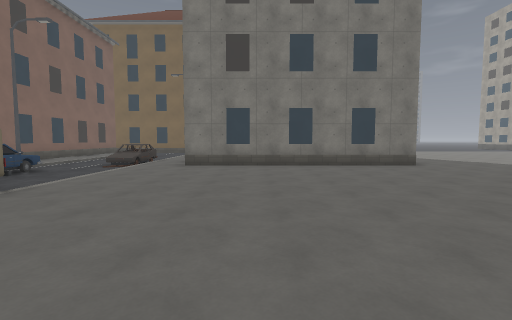
view 1 (above)

24 first-person views from a walk through a 3-D level made in the Godot game engine. The camera is 1.4 m above the floor, tilts 4° down and sees 85° across. The floor is counted in squares, 2 m on a side. Each view is taken from the middle of a square. On the plan, view 1 faces up. The plan holds only what a view shows up to about 9 squares ahead; the rest is blank. The place goes on beyond the plan. Surface patterns are stand-ins for the level's own textures.

view 2
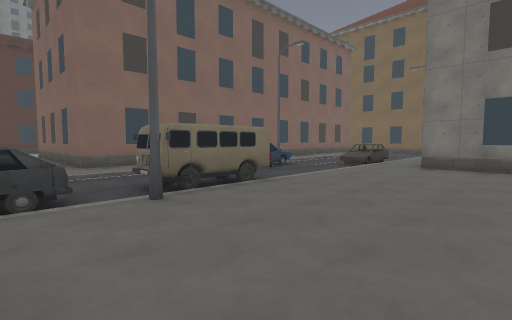

view 3
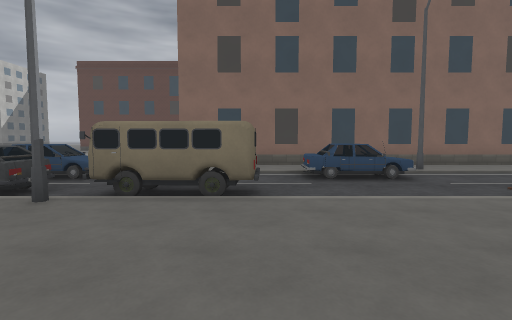

view 4
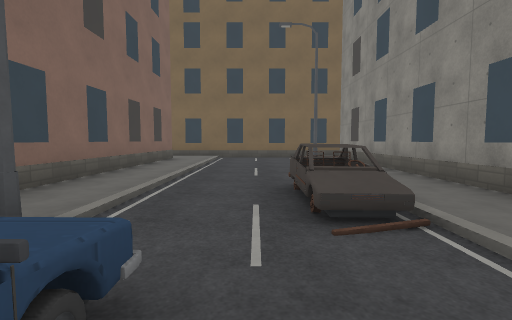

view 5
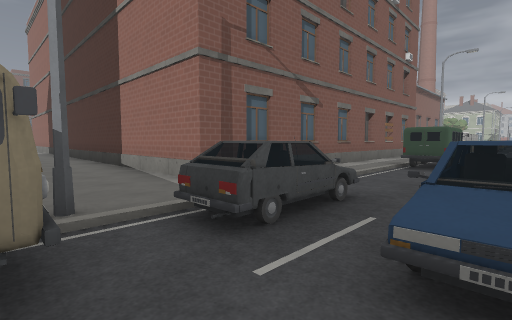

view 6
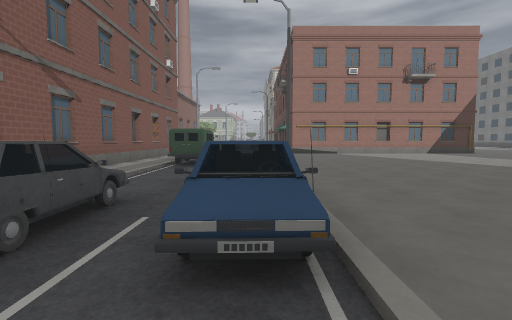

view 7
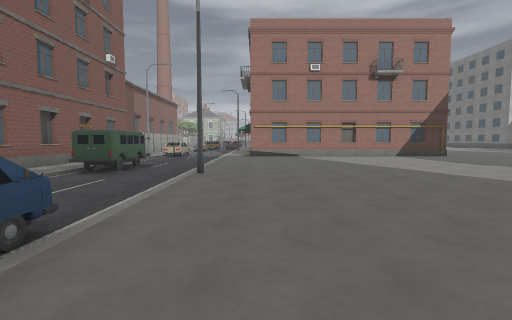

view 8
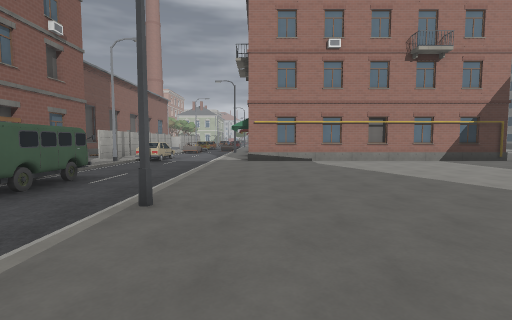

view 9
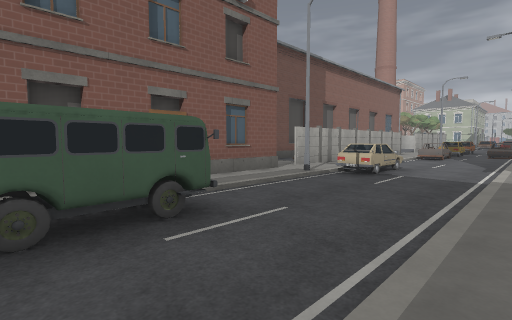

view 10
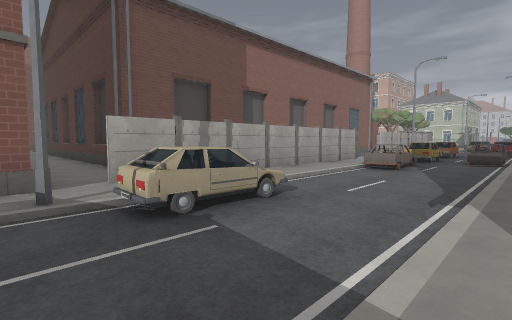

view 11
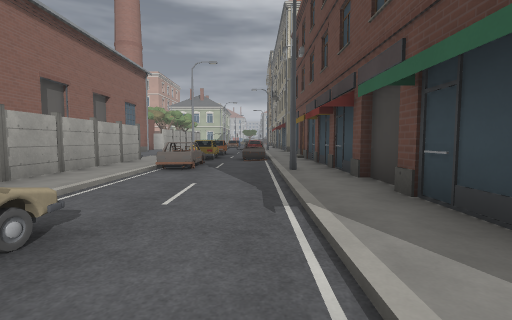

view 12
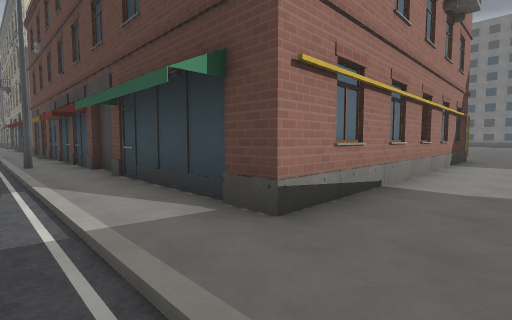

view 13
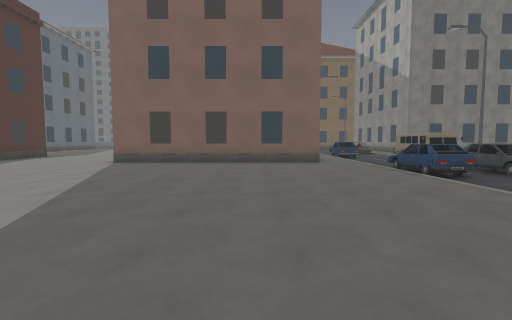

view 14
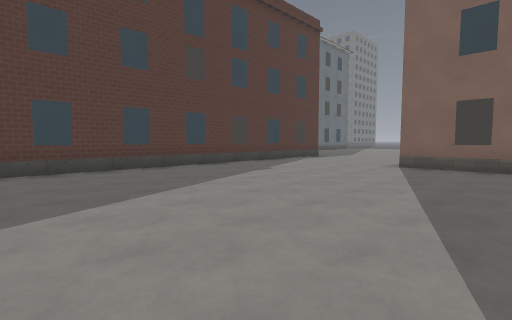

view 15
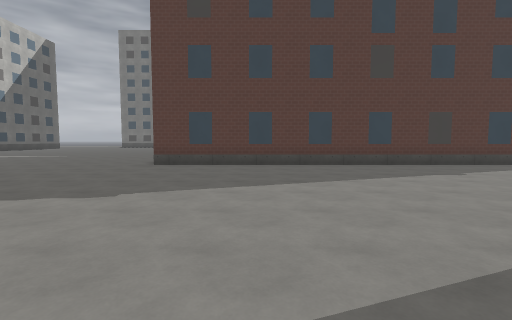

view 16
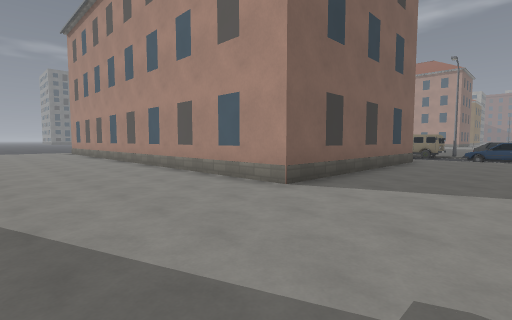

view 17
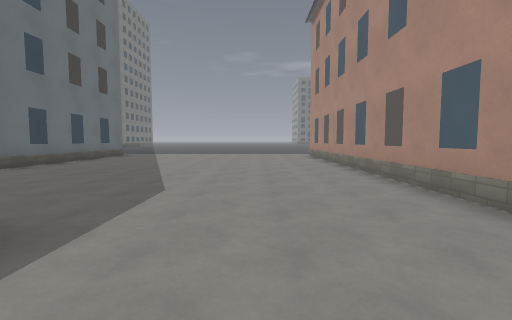

view 18
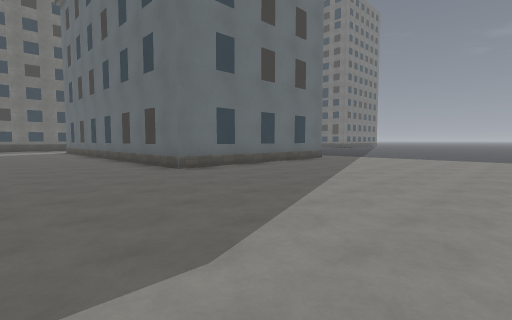

view 19
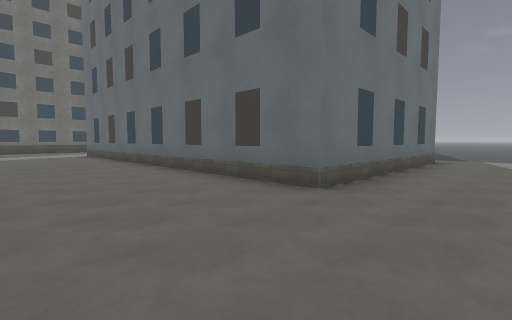

view 20
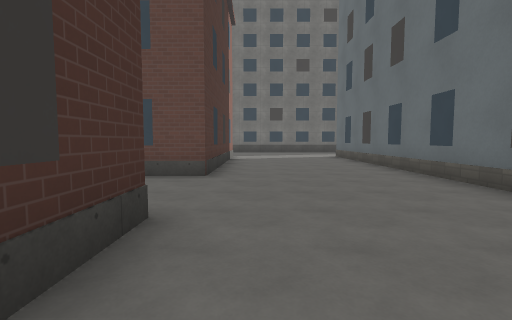

view 21
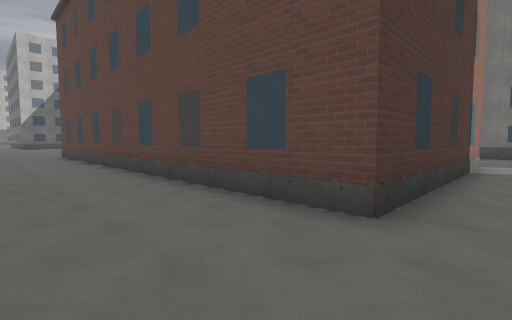

view 22
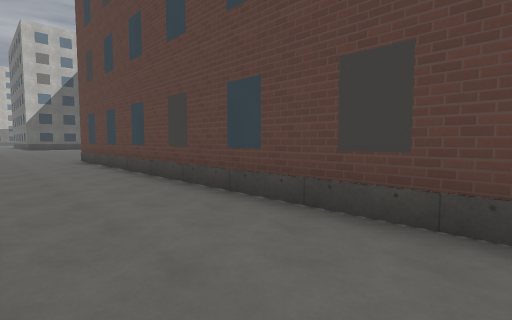

view 23
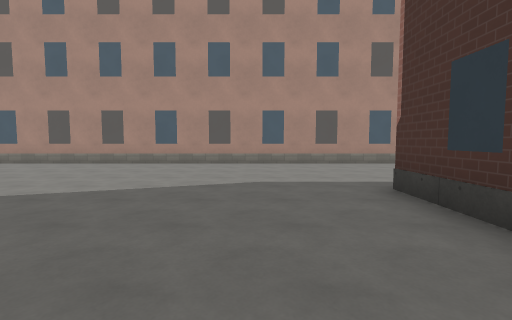

view 24
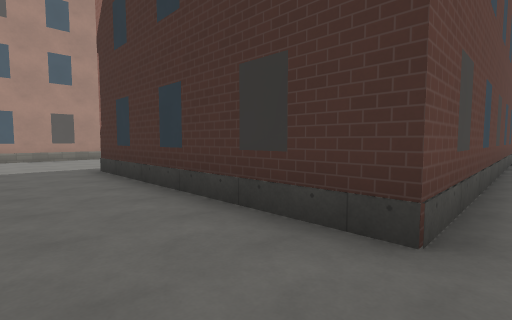

### Floor plan
Points are (right, up) in squares from view 1. A wall is a line through its corners. A room is listed if a view was taken in it or the views show most of it. See-through windows are left out.
Room 1 (views 1, 2, 3, 4, 5, 6, 7)
walls: (-3.6, 4.1) (-3.6, 2); (-3.6, 3.9) (-3.4, 2.8) (-3.6, 2); (-3.7, 8.8) (-3.8, 9.3); (-4.5, 8.5) (-4.5, 10.3); (-2, 9.1) (-2, 15.1); (-3.8, 2.3) (-3.6, 2); (-3.7, 9.9) (-4.5, 9.9); (-3.6, 1.8) (-4.6, 1.8); (-4.4, 1.7) (-4.8, 1.9); (-3.7, 0.6) (-3.7, 0.1); (-5.5, 0.4) (-5.5, -0.3); (-3.8, -0.5) (-3.8, 0.5) (-4.5, 0.5) (-4.5, -0.1); (-4.5, -0.5) (-4.5, 0.7); (-6.3, 0.2) (-6.2, -0.3); (3.5, 7.8) (-2, 7.8); (-5.5, -0.5) (-5.5, -1.1); (-2.3, -1.5) (-2.3, -0.5) (3.5, -0.5); (-8, 15) (-8, 1.8)
low walls: (-3.5, 3.7) (-3.8, 2.3); (-3.7, 3.5) (-3.7, 2); (-3.6, 8.9) (-4.5, 8.9); (-4.5, 3.3) (-3.7, 3.2) (-3.5, 2); (-3.7, 9.1) (-3.7, 8.5); (-3.7, 9.1) (-3.7, 10.1) (-4.5, 10.1); (-3.6, 2) (-4, 2); (-4.5, 0.1) (-4.5, 0.6); (-4.3, -0.5) (-3.8, -0.5); (-6.4, 0.1) (-5.8, 0.2); (-6.5, -0.1) (-5.9, -0.1)
ways out: opening at (-7.5, 1) to room 2; opening at (-3.5, -1) to room 2
objects: car (-6, 5) to (-6, 7)
Room 2 (views 8, 9, 10, 11, 12, 13, 14, 15, 16, 17, 18, 19, 20, 21, 22, 23, 24)
walls: (-16.5, -11.5) (-7.8, -11.5) (-7.8, -15.5); (-19, 2.4) (-19, -8); (-6.3, -1.1) (-6.2, -0.8); (-6.3, -1.1) (-6.2, -0.8); (-6.3, -1.1) (-5.5, -1) (-5.5, -0.3); (-6.3, -1.1) (-6.4, 0.5); (-8, 1.8) (-14.5, 1.8) (-14.5, 14.9); (-6.3, -0.3) (-6.3, -1.1) (-6.2, -0.8); (-5.6, -0.3) (-5.6, 0.2); (-4.6, -6.4) (-3.6, -6.4); (-4.6, -6.5) (-4.5, -5.6) (-3.5, -5.6); (-4.5, -1.4) (-4.5, -0.5); (-4.5, -1) (-4.5, -0.5); (-4.7, -7.9) (-4.6, -7.7) (-4.7, -7); (-4.7, -7.9) (-4.6, -7.7); (-4.5, -7.9) (-4.6, -5.6); (-25.5, -4.1) (-25.5, 5) (-19, 5); (-2.3, -7.8) (-2.3, -1.5); (-8, -15.8) (-8, -16.8); (-2.3, -11.6) (-2.3, -9.2); (-7.8, -16.6) (-7.8, -21); (-4.5, -19.4) (-3.6, -19.4); (-4.5, -20) (-4.5, -18.5); (-32.5, 5) (-28.5, 5) (-28.5, -7.2); (-2.3, -21.1) (-2.3, -12.5); (-23.2, 15.5) (-23.2, 9.5) (-32, 9.5)
low walls: (-5.5, -1.1) (-6.3, -1.1); (-5.4, -1.3) (-6.4, -1.3); (-4.7, -1.4) (-4.7, -0.9); (-4.6, -6.4) (-4.7, -5.9); (-4.4, -6.3) (-4.6, -5.9) (-3.6, -5.9); (-4.5, -1.3) (-4.3, -0.5); (-4.4, -1.2) (-4.5, -0.5); (-4.5, -7.4) (-4.5, -5.9); (-4.3, -7.6) (-4.3, -7.1); (-4.6, -12.5) (-4.4, -12.1) (-3.5, -12.1); (-4.4, -12.6) (-4.4, -12.1); (-6.4, -21.7) (-5.5, -21.7)
ways out: opening at (-7.5, 1) to room 1; opening at (-3.5, -1) to room 1; opening at (-27, -8); opening at (-18, -10.2); opening at (-2, -12)

Where each view was taken, in squares from view 1:
view 1: 0 up, 0 right, facing up
view 2: 0 up, 0 right, facing up-left
view 3: 4 up, 0 right, facing left
view 4: 6 up, 5 left, facing up
view 5: 2 up, 6 left, facing down-right
view 6: 2 up, 6 left, facing down
view 7: 1 up, 8 left, facing down
view 8: 2 down, 8 left, facing down
view 9: 6 down, 7 left, facing down-right
view 10: 11 down, 7 left, facing down-right
view 11: 12 down, 6 left, facing down
view 12: 10 down, 6 left, facing down-left
view 13: 7 down, 10 left, facing up
view 14: 6 down, 12 left, facing up-left
view 15: 5 down, 11 left, facing left
view 16: 1 down, 18 left, facing up-right
view 17: 3 up, 17 left, facing up
view 18: 6 up, 17 left, facing up-left
view 19: 6 up, 21 left, facing up-left
view 20: 6 up, 23 left, facing left
view 21: 6 up, 26 left, facing down-left
view 22: 3 up, 26 left, facing down-left
view 23: 7 up, 23 left, facing right
view 24: 7 up, 26 left, facing down-right
